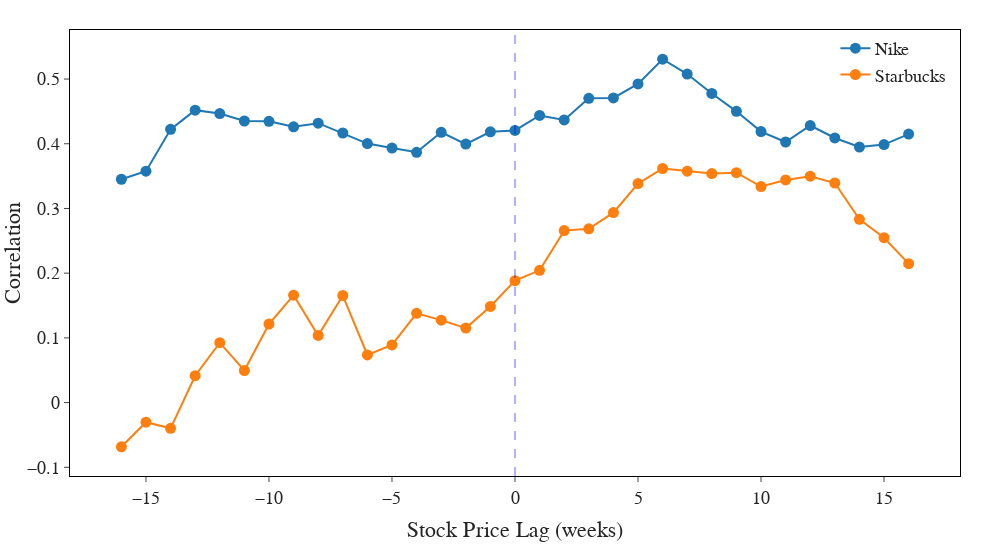

Here is the notebook cell this chart was saved with:
### Code cell
df_filtered_stocks_nike = df_stocks_weeks[df_stocks_weeks["Brand Name"] == "Nike"]
df_filtered_stocks_starbucks = df_stocks_weeks[df_stocks_weeks["Brand Name"] == "Starbucks"]
df_filtered_metrics_nike = df_yougov_weekly[df_yougov_weekly["brand"] == "Nike"]
df_filtered_metrics_starbucks = df_yougov_weekly[df_yougov_weekly["brand"] == "Starbucks"]


cross_correlation_fig = go.Figure()
df_cross_correlation = cross_correlation(df_filtered_stocks_nike, df_filtered_metrics_nike,"Close", "BrandIndex",lag_periods ,lag_step)

# color = colors_dict[metric]

cross_correlation_fig.add_trace(
    go.Scatter(
        x=df_cross_correlation["Lag"],
        y=df_cross_correlation["Correlation"], 
        mode='lines+markers', 
        name="Nike",
        showlegend=True,
        # marker=dict(symbols_dict[metric]),
        # line=dict(color=color)
    )
)
df_cross_correlation = cross_correlation(df_filtered_stocks_starbucks, df_filtered_metrics_starbucks,"Close", "BrandIndex",lag_periods ,lag_step)
cross_correlation_fig.add_trace(
    go.Scatter(
        x=df_cross_correlation["Lag"],
        y=df_cross_correlation["Correlation"], 
        mode='lines+markers', 
        name="Starbucks",
        showlegend=True,
        # marker=dict(symbols_dict[metric]),
        # line=dict(color=color)
    )
)


cross_correlation_fig.update_layout(
hovermode='x',
hoverlabel=dict(bgcolor="white"),
template="simple_white",
height=550, width=1000,margin={'l': 30, 'b': 40, 't': 30, 'r': 40},
# title={
#             'text': title,
#             'y':1,
#             'x':0.51,
#             'xanchor': 'center',
#             'yanchor': 'top',
#             # 'font': {"size": 16}
#             },
yaxis_title_standoff = 0,
font=dict(
    family='Times New Roman',
    size=18,
    # color='#7f7f7f'
),
legend=dict(
                yanchor="top",
                y=1,
                xanchor="left",
                x=0.86,
                bgcolor='rgba(0, 0, 0, 0)'
)
# xaxis_hoverformat = "%{x:.2f} asdsad"
# showlegend = False
)

cross_correlation_fig.update_traces(hovertemplate = "%{y:.2f}"
                                    ,marker=dict(size=11)),
cross_correlation_fig.update_xaxes(title = f" Stock Price Lag (weeks)",showline=True,  linecolor='black', mirror=True)
cross_correlation_fig.update_yaxes(title_text= "Correlation",showline=True,  linecolor='black', mirror=True)
cross_correlation_fig.add_vline(x=0, line_width=2, line_dash="dash", line_color="blue")
# Show plot
config = {
'toImageButtonOptions': {
    'format': 'png', # one of png, svg, jpeg, webp
    'filename': 'custom_image',
    # 'height': 5000,
    # 'width': 700,
    'scale':5 # Multiply title/legend/axis/canvas sizes by this factor
}
}


cross_correlation_fig.show(config=config)

### Figure 1 — Plotly figure (JSON) as saved in the notebook; plotly's stock layout.template omitted (floating-point values rounded to 4 significant figures)
{"data": [{"hovertemplate": "%{y:.2f}", "marker": {"size": 11}, "mode": "lines+markers", "name": "Nike", "showlegend": true, "type": "scatter", "x": [-16, -15, -14, -13, -12, -11, -10, -9, -8, -7, -6, -5, -4, -3, -2, -1, 0, 1, 2, 3, 4, 5, 6, 7, 8, 9, 10, 11, 12, 13, 14, 15, 16], "y": [0.3451, 0.3576, 0.4223, 0.4519, 0.4466, 0.4351, 0.4347, 0.4261, 0.4318, 0.4166, 0.4002, 0.3934, 0.3868, 0.4177, 0.3995, 0.4184, 0.4205, 0.4437, 0.4368, 0.4702, 0.4708, 0.4925, 0.5307, 0.5077, 0.4777, 0.4501, 0.4188, 0.4027, 0.4282, 0.4089, 0.3949, 0.3987, 0.4149]}, {"hovertemplate": "%{y:.2f}", "marker": {"size": 11}, "mode": "lines+markers", "name": "Starbucks", "showlegend": true, "type": "scatter", "x": [-16, -15, -14, -13, -12, -11, -10, -9, -8, -7, -6, -5, -4, -3, -2, -1, 0, 1, 2, 3, 4, 5, 6, 7, 8, 9, 10, 11, 12, 13, 14, 15, 16], "y": [-0.06835, -0.03032, -0.03977, 0.04152, 0.09254, 0.04958, 0.1213, 0.1659, 0.1037, 0.1655, 0.07363, 0.08914, 0.1379, 0.1274, 0.1151, 0.1486, 0.1884, 0.2044, 0.2658, 0.2686, 0.2936, 0.3385, 0.3618, 0.3576, 0.3539, 0.3552, 0.3339, 0.344, 0.3499, 0.3393, 0.2832, 0.2548, 0.2147]}], "layout": {"font": {"family": "Times New Roman", "size": 18}, "height": 550, "hoverlabel": {"bgcolor": "white"}, "hovermode": "x", "legend": {"bgcolor": "rgba(0, 0, 0, 0)", "x": 0.86, "xanchor": "left", "y": 1, "yanchor": "top"}, "margin": {"b": 40, "l": 30, "r": 40, "t": 30}, "shapes": [{"line": {"color": "blue", "dash": "dash", "width": 2}, "type": "line", "x0": 0, "x1": 0, "xref": "x", "y0": 0, "y1": 1, "yref": "y domain"}], "width": 1000, "xaxis": {"linecolor": "black", "mirror": true, "showline": true, "title": {"text": " Stock Price Lag (weeks)"}}, "yaxis": {"linecolor": "black", "mirror": true, "showline": true, "title": {"standoff": 0, "text": "Correlation"}}}}
